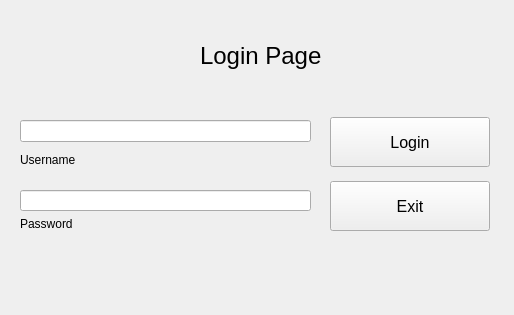
<?xml version="1.0" encoding="UTF-8"?>
<ui version="4.0">
 <class>Widget</class>
 <widget class="QWidget" name="Widget">
  <property name="geometry">
   <rect>
    <x>0</x>
    <y>0</y>
    <width>514</width>
    <height>315</height>
   </rect>
  </property>
  <property name="windowTitle">
   <string>Widget</string>
  </property>
  <widget class="QLabel" name="label">
   <property name="geometry">
    <rect>
     <x>200</x>
     <y>30</y>
     <width>121</width>
     <height>51</height>
    </rect>
   </property>
   <property name="font">
    <font>
     <pointsize>18</pointsize>
    </font>
   </property>
   <property name="text">
    <string>Login Page</string>
   </property>
  </widget>
  <widget class="QWidget" name="verticalLayoutWidget">
   <property name="geometry">
    <rect>
     <x>20</x>
     <y>120</y>
     <width>291</width>
     <height>51</height>
    </rect>
   </property>
   <layout class="QVBoxLayout" name="verticalLayout">
    <item>
     <widget class="QLineEdit" name="edit_username"/>
    </item>
    <item>
     <widget class="QLabel" name="label_2">
      <property name="text">
       <string>Username</string>
      </property>
     </widget>
    </item>
   </layout>
  </widget>
  <widget class="QWidget" name="verticalLayoutWidget_2">
   <property name="geometry">
    <rect>
     <x>20</x>
     <y>190</y>
     <width>291</width>
     <height>41</height>
    </rect>
   </property>
   <layout class="QVBoxLayout" name="verticalLayout_2">
    <item>
     <widget class="QLineEdit" name="edit_password_2"/>
    </item>
    <item>
     <widget class="QLabel" name="edit_password">
      <property name="text">
       <string>Password</string>
      </property>
     </widget>
    </item>
   </layout>
  </widget>
  <widget class="QWidget" name="verticalLayoutWidget_3">
   <property name="geometry">
    <rect>
     <x>330</x>
     <y>109</y>
     <width>160</width>
     <height>131</height>
    </rect>
   </property>
   <layout class="QVBoxLayout" name="verticalLayout_3">
    <item>
     <widget class="QPushButton" name="btn_login">
      <property name="maximumSize">
       <size>
        <width>16777215</width>
        <height>50</height>
       </size>
      </property>
      <property name="font">
       <font>
        <pointsize>12</pointsize>
       </font>
      </property>
      <property name="text">
       <string>Login</string>
      </property>
     </widget>
    </item>
    <item>
     <widget class="QPushButton" name="btn_exit">
      <property name="maximumSize">
       <size>
        <width>16777215</width>
        <height>50</height>
       </size>
      </property>
      <property name="font">
       <font>
        <pointsize>12</pointsize>
       </font>
      </property>
      <property name="text">
       <string>Exit</string>
      </property>
     </widget>
    </item>
   </layout>
  </widget>
 </widget>
 <resources/>
 <connections/>
</ui>
